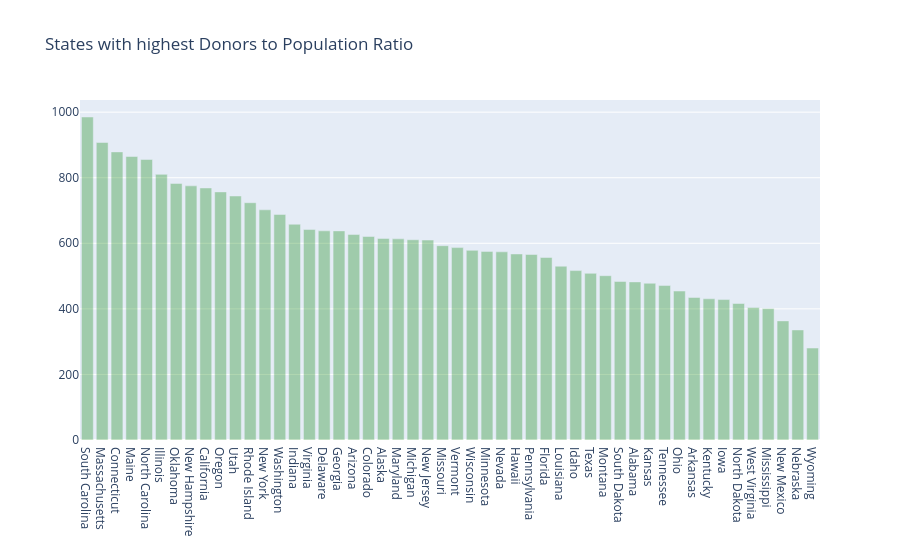

Notebook code for this chart:
### Markdown cell above
### 2.3 Estados con la Mayor Proporción de Donantes respecto a su Población

En esta sección se compara el número de donantes de cada estado en relación con su población total. En lugar de considerar únicamente la cantidad de donantes, este indicador muestra cuántos donantes existen por cada **100,000 habitantes**, permitiendo realizar comparaciones más equitativas entre estados con diferentes tamaños de población.

### Code cell
census_2013 = {'Mississippi': 2991207, 'Iowa': 3090416, 'Oklahoma': 3850568, 'Delaware': 925749, 'Minnesota': 5420380, 'Alaska': 735132, 'Illinois': 12882135, 'Arkansas': 2959373, 'New Mexico': 2085287, 'Indiana': 6570902, 'Maryland': 5928814, 'Louisiana': 4625470, 'Texas': 26448193, 'Wyoming': 582658, 'Arizona': 6626624, 'Wisconsin': 5742713, 'Michigan': 9895622, 'Kansas': 2893957, 'Utah': 2900872, 'Virginia': 8260405, 'Oregon': 3930065, 'Connecticut': 3596080, 'New York': 19651127, 'California': 38332521, 'Massachusetts': 6692824, 'West Virginia': 1854304, 'South Carolina': 4774839, 'New Hampshire': 1323459, 'Vermont': 626630, 'Georgia': 9992167, 'North Dakota': 723393, 'Pennsylvania': 12773801, 'Florida': 19552860, 'Hawaii': 1404054, 'Kentucky': 4395295, 'Rhode Island': 1051511, 'Nebraska': 1868516, 'Missouri': 6044171, 'Ohio': 11570808, 'Alabama': 4833722, 'South Dakota': 844877, 'Colorado': 5268367, 'Idaho': 1612136, 'New Jersey': 8899339, 'Washington': 6971406, 'North Carolina': 9848060, 'Tennessee': 6495978, 'Montana': 1015165, 'District of Columbia': 646449, 'Nevada': 2790136, 'Maine': 1328302}

donors_from_states = dict(donors_df['Donor State'].value_counts())

don_pop = {}
for state, don in donors_from_states.items():
    if state not in census_2013:
        continue
    don_pop[state]  = float(don)*100000/ census_2013[state]

import operator
don_pop = sorted(don_pop.items(), key=operator.itemgetter(1), reverse = True)
xx = [x[0] for x in (don_pop)][1:]
yy = [x[1] for x in (don_pop)][1:]

trace2 = go.Bar(
    x=xx,
    y=yy,
    name='Donors to Population',
    marker=dict(color='green'),
    opacity=0.3
)

data = [trace2]
layout = go.Layout(
    barmode='group',
    legend=dict(dict(x=-.1, y=1.2)),
    margin=dict(b=120),
    title = 'States with highest Donors to Population Ratio',
)

fig = go.Figure(data=data, layout=layout)
iplot(fig, filename='grouped-bar')

### Figure 1 — Plotly figure (JSON) as saved in the notebook; plotly's stock layout.template omitted (floating-point values rounded to 4 significant figures)
{"data": [{"marker": {"color": "green"}, "name": "Donors to Population", "opacity": 0.3, "type": "bar", "x": ["South Carolina", "Massachusetts", "Connecticut", "Maine", "North Carolina", "Illinois", "Oklahoma", "New Hampshire", "California", "Oregon", "Utah", "Rhode Island", "New York", "Washington", "Indiana", "Virginia", "Delaware", "Georgia", "Arizona", "Colorado", "Alaska", "Maryland", "Michigan", "New Jersey", "Missouri", "Vermont", "Wisconsin", "Minnesota", "Nevada", "Hawaii", "Pennsylvania", "Florida", "Louisiana", "Idaho", "Texas", "Montana", "South Dakota", "Alabama", "Kansas", "Tennessee", "Ohio", "Arkansas", "Kentucky", "Iowa", "North Dakota", "West Virginia", "Mississippi", "New Mexico", "Nebraska", "Wyoming"], "y": [985.2, 907.4, 878.8, 864.7, 855.5, 810.3, 782.6, 775.2, 768.8, 756.8, 744.2, 723.7, 702.0, 688.0, 658.0, 641.9, 638.0, 637.8, 626.7, 620.8, 614.7, 613.5, 610.7, 609.8, 592.6, 586.8, 578.4, 575.3, 574.0, 567.4, 565.8, 556.6, 530.1, 516.7, 508.3, 501.2, 483.4, 482.3, 478.1, 471.1, 454.3, 434.8, 430.7, 428.4, 416.4, 404.3, 401.1, 363.3, 335.7, 280.4]}], "layout": {"barmode": "group", "legend": {"x": -0.1, "y": 1.2}, "margin": {"b": 120}, "title": {"text": "States with highest Donors to Population Ratio"}}}
